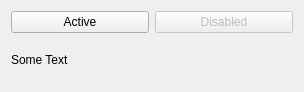
<?xml version="1.0" encoding="UTF-8"?>
<ui version="4.0">
 <class>Widget</class>
 <widget class="QWidget" name="Widget">
  <property name="geometry">
   <rect>
    <x>0</x>
    <y>0</y>
    <width>304</width>
    <height>92</height>
   </rect>
  </property>
  <property name="windowTitle">
   <string>Widget</string>
  </property>
  <layout class="QVBoxLayout" name="verticalLayout">
   <item>
    <layout class="QHBoxLayout" name="horizontalLayout">
     <item>
      <widget class="QPushButton" name="activeButton">
       <property name="text">
        <string>Active</string>
       </property>
      </widget>
     </item>
     <item>
      <widget class="QPushButton" name="disabledButton">
       <property name="enabled">
        <bool>false</bool>
       </property>
       <property name="text">
        <string>Disabled</string>
       </property>
      </widget>
     </item>
    </layout>
   </item>
   <item>
    <widget class="QLabel" name="label">
     <property name="text">
      <string>Some Text</string>
     </property>
    </widget>
   </item>
  </layout>
 </widget>
 <resources/>
 <connections/>
</ui>
